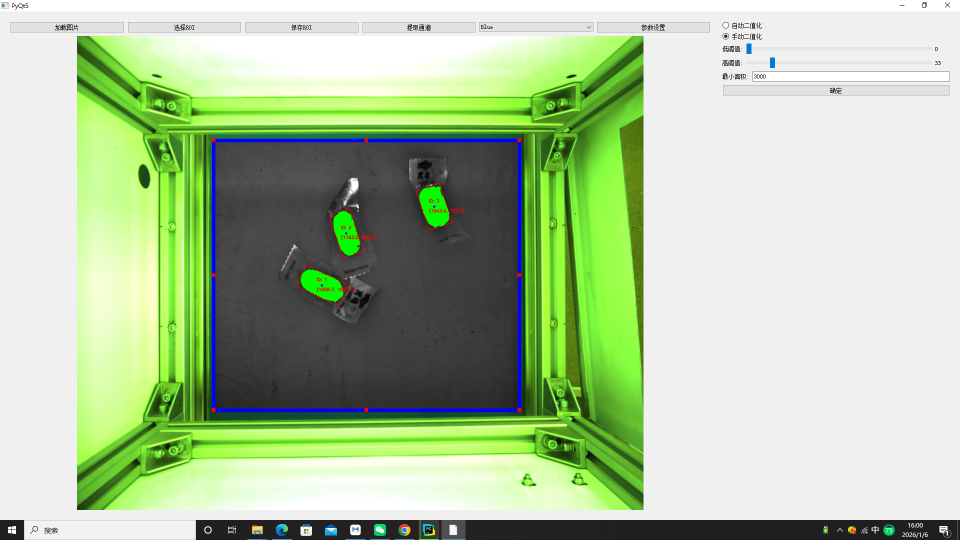
#> input picture test2.png, 1920 x 1080 px (shown at 1/2 size); its folder holds only this picture in this run
$ python -i qt.py   (imports and definitions only)
#> lines starting #> are read from the running program, lines starting #| are printed output that depends on the picture
#> further down, picture is the input picture: shape (1080, 1920, 3); mean B, G, R 160.7, 197.4, 175.6
import sys
import cv2
import numpy as np
from PyQt5.QtWidgets import (QApplication, QWidget, QLabel, QPushButton,
                             QVBoxLayout, QHBoxLayout, QFileDialog, QComboBox, QDialog,
                             QRadioButton, QSlider, QLineEdit, QSizePolicy)
from PyQt5.QtGui import QPixmap, QImage, QPainter, QPen
from PyQt5.QtCore import Qt, QPoint, QRect, QTimer


def process_roi(roi_image, channel='r', threshold_type=None, low_thresh=0, high_thresh=33, min_area=3000,
                offset=(0, 0)):
#> called with channel = 'r', low_thresh = 0, high_thresh = 33, min_area = 3000, offset = (0, 0)
    if low_thresh > high_thresh:
        low_thresh, high_thresh = high_thresh, low_thresh
    b, g, r = cv2.split(roi_image)
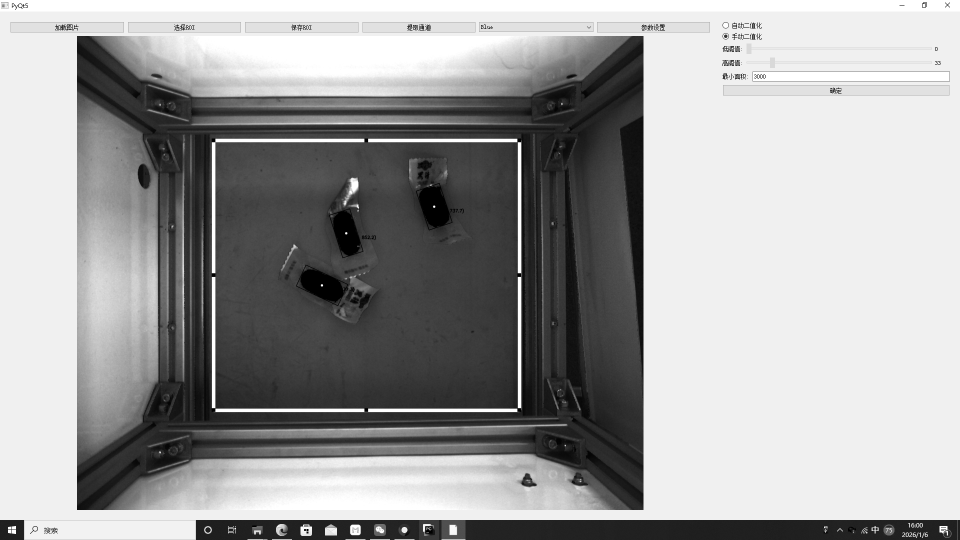
#> b: shape (1080, 1920) (shown at 1/2 size); min 0, max 255, mean 160.7
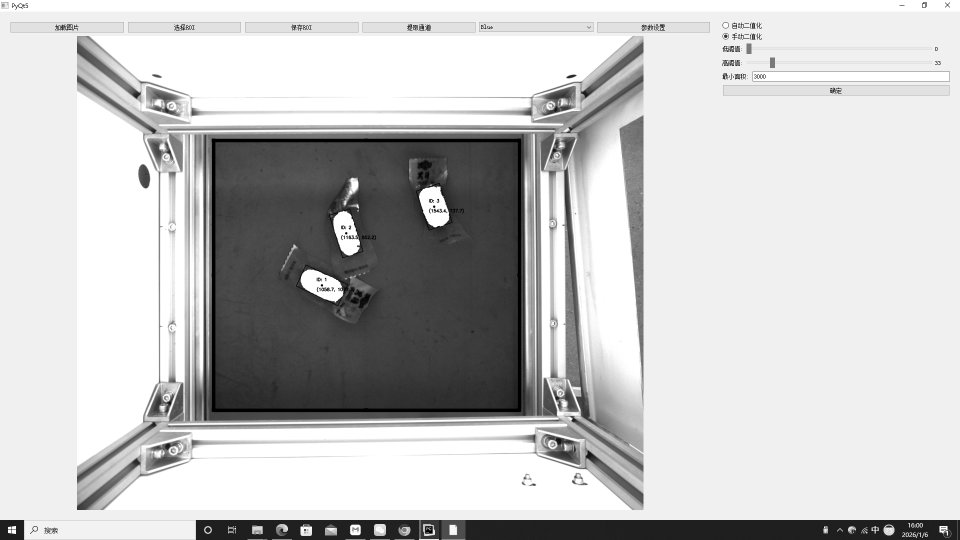
#> g: shape (1080, 1920) (shown at 1/2 size); min 0, max 255, mean 197.4
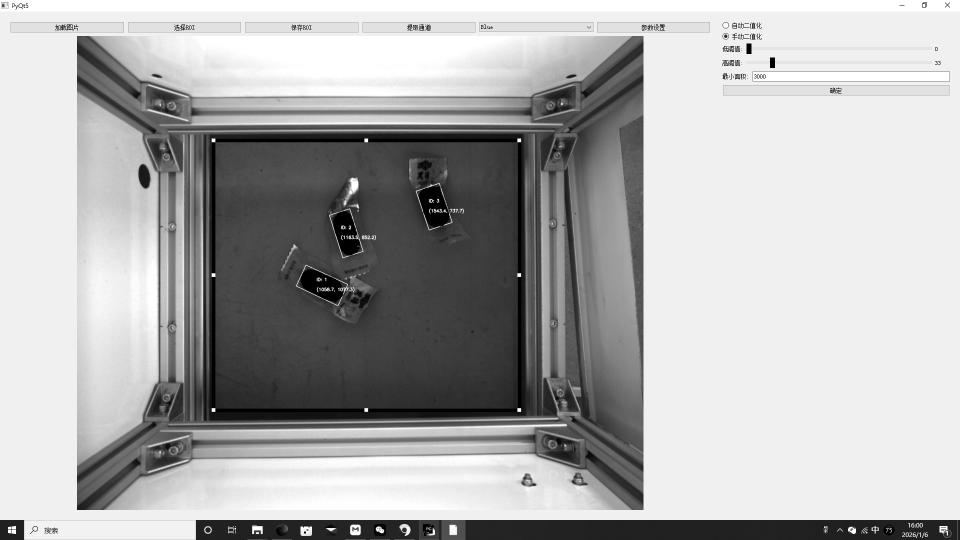
#> r: shape (1080, 1920) (shown at 1/2 size); min 0, max 255, mean 175.6
    if channel == 'r':
        gray = r
    elif channel == 'g':
        gray = g
    elif channel == 'b':
        gray = b
    else:
        gray = r
    if threshold_type is None:
        processed_image = cv2.merge([gray, gray, gray])
        return processed_image, []

    if threshold_type == 'auto':
        _, binary = cv2.threshold(gray, 0, 255, cv2.THRESH_BINARY + cv2.THRESH_OTSU)
    else:
        binary = cv2.inRange(gray, low_thresh, high_thresh)

    contours, _ = cv2.findContours(binary, cv2.RETR_EXTERNAL, cv2.CHAIN_APPROX_SIMPLE)
    processed_image = roi_image.copy()
    rect_info = []
    x_offset, y_offset = offset
    idx = 1  # 编号从 1 开始

    for contour in contours:
        area = cv2.contourArea(contour)
        if area >= min_area:
            rect = cv2.minAreaRect(contour)
            box = cv2.boxPoints(rect)
            box = np.intp(box)

            # 计算中心点和方向
            center = rect[0]
            global_center = (center[0] + x_offset, center[1] + y_offset)
            angle = rect[2]
            rect_info.append((idx, global_center, angle))

            # 绘制矩形（红色）
            cv2.drawContours(processed_image, [box], 0, (0, 0, 255), 2)

            # 填充区域（绿色）
            mask = np.zeros_like(gray)
            cv2.drawContours(mask, [contour], -1, 255, -1)
            processed_image[mask == 255] = [0, 255, 0]

            # 在矩形中心绘制红色圆点标记
            local_center = (int(center[0]), int(center[1]))  # ROI 局部坐标
            cv2.circle(processed_image, local_center, 5, (255, 0, 0), -1)  # 蓝色圆点

            # 绘制编号和坐标文本（红色字体）
            font = cv2.FONT_HERSHEY_SIMPLEX
            text_id = f"ID: {idx}"
            text_coord = f"({global_center[0]:.1f}, {global_center[1]:.1f})"

            # 计算文本位置（编号在上，坐标在下）
            (text_width, text_height), _ = cv2.getTextSize(text_id, font, 0.6, 2)
            text_x = local_center[0] - text_width // 2
            text_y_id = local_center[1] - text_height - 5  # 编号在圆点上方
            text_y_coord = local_center[1] + text_height + 10  # 坐标在圆点下方

            # 绘制编号
            cv2.putText(processed_image, text_id, (text_x, text_y_id),
                        font, 0.6, (0, 0, 255), 2)

            # 绘制坐标
            cv2.putText(processed_image, text_coord, (text_x, text_y_coord),
                        font, 0.6, (0, 0, 255), 2)

            idx += 1

    return processed_image, rect_info

class ImageViewer(QWidget):
    # [151 lines left out: functions __init__, initUI, forceRefresh, setupParamsPanel, not called in this run]
    def setThresholdType(self, type):
        self.threshold_type = type
        print(f"设置阈值类型: {type}")

    # [42 lines left out: functions setMinArea, applyThreshold, loadImage, not called in this run]

    def resizeEvent(self, event):
        self.updateDisplay()  # 窗口大小变化时刷新图像
        super().resizeEvent(event)  # 调用父类的 resizeEvent

    # [80 lines left out: functions showParamsDialog, onThresholdTypeChanged, not called in this run]

    def showParamsPanel(self):
        self.params_panel.show()
        self.applyThreshold()  # 打开时刷新，确保显示最新状态

    # [22 lines left out: functions hideParamsPanel, setLowThresh, setHighThresh, not called in this run]

    def onAutoToggled(self, checked):
        if checked:
            self.setThresholdType('auto')

    def onManualToggled(self, checked):
        if checked:
            self.setThresholdType('manual')

    def onDialogAccept(self, dialog):
        dialog.accept()
        self.applyThreshold()

    # [232 lines left out: functions updateDisplay, createROI, getImagePosition, drawROI, mousePress, mouseMove and 4 more, not called in this run]


# [4 lines not run here, left out]

>>> import cv2
>>> picture = cv2.imread('test2.png')
>>> result = process_roi(picture)
